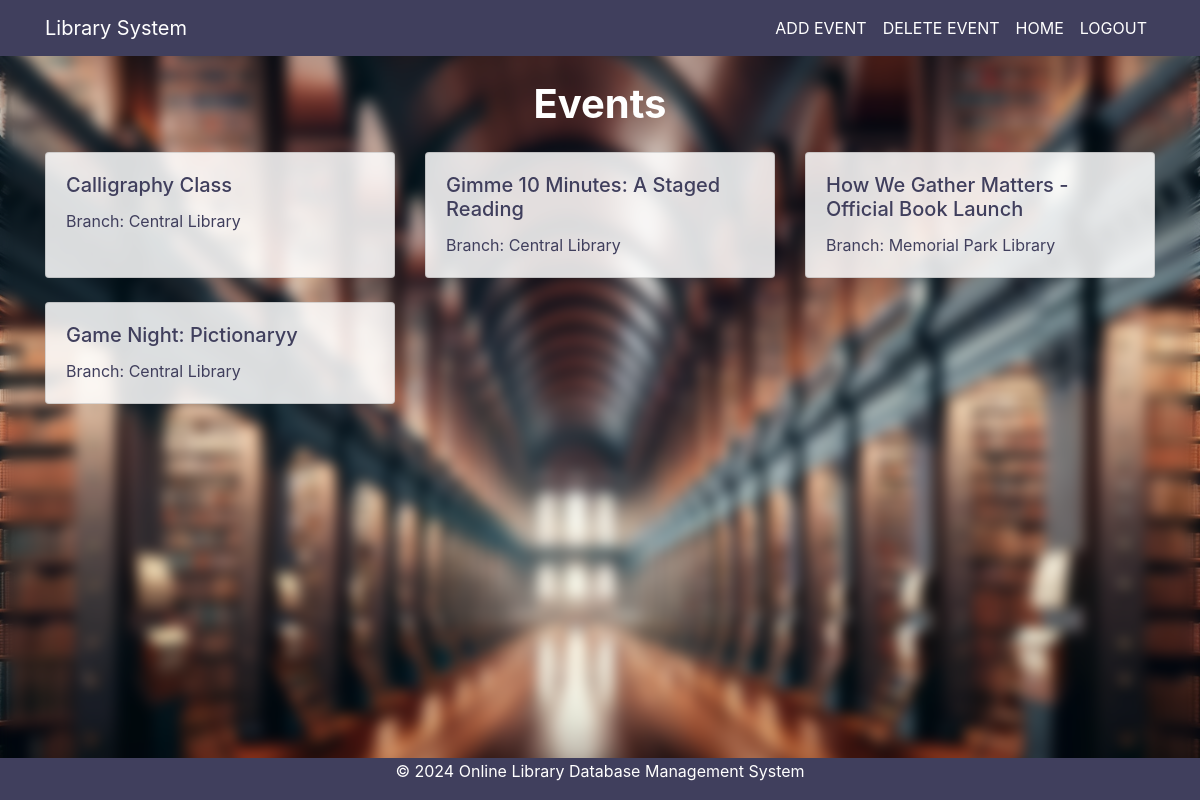
Page /includes/admin-event.php (signed in) on the committed database.
### tables this page shows
CREATE TABLE `event` (
  `EventID` int(100) NOT NULL,
  `EventName` varchar(250) NOT NULL,
  `BranchID` int(100) NOT NULL,
  `Date` timestamp(4) NULL DEFAULT NULL,
  `Description` varchar(200) NOT NULL
);

CREATE TABLE `branch` (
  `BranchID` int(100) NOT NULL,
  `Branch Name` varchar(100) NOT NULL,
  `Address` varchar(250) NOT NULL
);

### includes/admin-event.php (the view, shortened to what this page needs)
<?php
include('sqlconnect.php');
?>
<!DOCTYPE html>
<html lang="en">
<head>
  <link rel="stylesheet" href="https://stackpath.bootstrapcdn.com/bootstrap/4.5.2/css/bootstrap.min.css">
  <link rel="stylesheet" href="https://cdnjs.cloudflare.com/ajax/libs/font-awesome/5.15.3/css/all.min.css">
</head>
<body>
  <div class="flex-wrapper">
    <nav class="navbar navbar-expand-lg navbar-custom">
      <div class="container">
        <a class="navbar-brand" href="#">Library System</a>
        <div class="collapse navbar-collapse" id="navbarNav">
          <ul class="navbar-nav ml-auto">
            <li class="nav-item"><a class="nav-link" href="add-event.php">ADD EVENT</a></li>
            <li class="nav-item"><a class="nav-link" href="delete-event.php">DELETE EVENT</a></li>
            <li class="nav-item"><a class="nav-link" href="admin-dashboard.php">HOME</a></li>
            <li class="nav-item"><a class="nav-link" href="admin-login.php">LOGOUT</a></li>
          </ul>
        </div>
      </div>
    </nav>
    <div class="content">
      <div class="container mt-4">
        <h1 class="text-center mb-4 dashboard-title">Events</h1>
        <div class="row">
          <?php
          $sql = "SELECT event.*, branch.`Branch Name` FROM event JOIN branch ON branch.BranchID = event.BranchID";
          $result = mysqli_query($con, $sql);
          while ($row = mysqli_fetch_assoc($result)) { ?>
            <div class="col-md-4 mb-4">
              <div class="card book-card h-100" onclick="window.location.href='admin-about-event.php?EventID=<?php echo $row['EventID']; ?>'">
                <div class="card-body">
                  <h5 class="card-title"><?php echo htmlspecialchars($row['EventName']); ?></h5>
                  <p class="card-text">Branch: <?php echo htmlspecialchars($row['Branch Name']); ?></p>
                </div>
              </div>
            </div>
          <?php } ?>
        </div>
      </div>
    </div>
    <div class="footer">
      <p>&copy; 2024 Online Library Database Management System</p>
    </div>
  </div>
</body>
</html>

### includes/admin-event.php (style rules this page uses)
html, body { height: 100%; margin: 0; }
.flex-wrapper { display: flex; flex-direction: column; min-height: 100vh; }
.content { flex: 1; }
.navbar-custom { background-color: #403F5D; color: #fff; }
.navbar-custom .navbar-brand, .navbar-custom .navbar-text, .navbar-custom a { color: #fff; }
.card { transition: transform .2s; cursor: pointer; background-color: rgba(255, 255, 255, 0.85); color: #403F5D; }
.footer { background-color: #403F5D; color: white; text-align: center; padding: 1px; position: fixed; left: 0; bottom: 0; width: 100%; }
body { background-image: url('bookimg/bgpic.jpg'); background-size: cover; color: #fff; background-position: center; background-attachment: fixed; backdrop-filter: blur(7px); }
.dashboard-title { color: #fff; font-weight: bold; text-align: center; z-index: 999; }

### rows in the picture
event: EventName "Calligraphy Class", BranchID "Central Library"
event: EventName "Gimme 10 Minutes: A Staged Reading", BranchID "Central Library"
event: EventName "How We Gather Matters - Official Book Launch", BranchID "Memorial Park Library"
event: EventName "Game Night: Pictionaryy", BranchID "Central Library"
